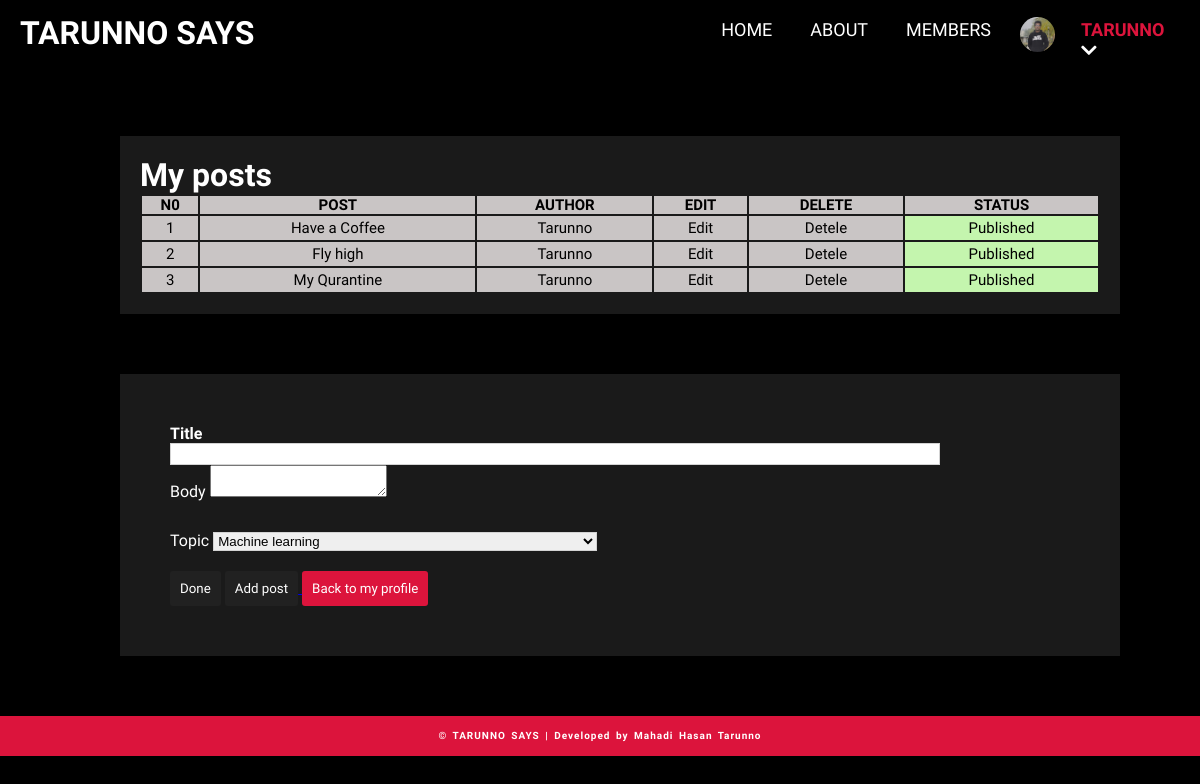
Page /profile_edit.php (signed in) on the earlier database version.
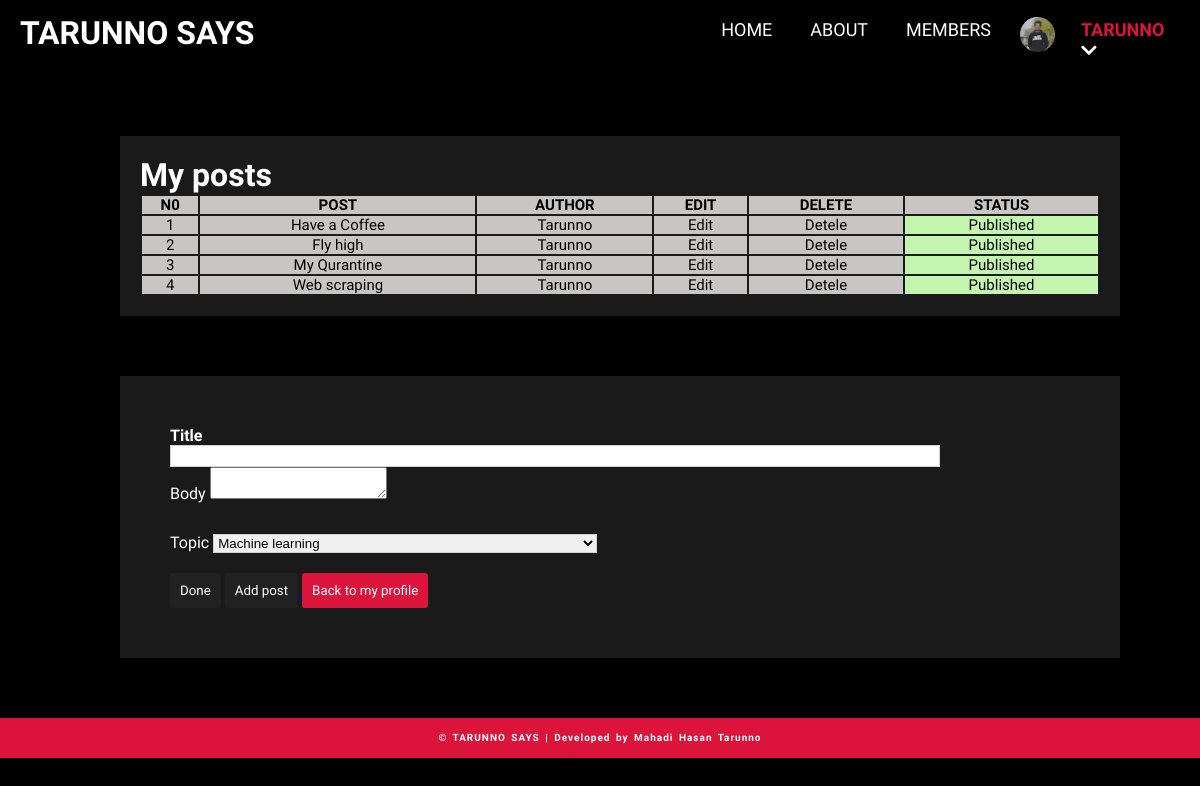
Same page on the later database version.
### tables this page shows
CREATE TABLE `posts` (
  `id` int(11) NOT NULL,
  `user_id` int(11) NOT NULL,
  `title` varchar(40) NOT NULL,
  `image` varchar(256) NOT NULL,
  `body` text NOT NULL,
  `published` tinyint(4) NOT NULL,
  `created_at` datetime NOT NULL DEFAULT current_timestamp(),
  `topics` varchar(256) NOT NULL,
  `trending` tinyint(11) NOT NULL,
  `sum_rating` bigint(11) NOT NULL,
  `rated_users` bigint(11) NOT NULL
);

CREATE TABLE `users` (
  `id` int(11) NOT NULL,
  `admin` tinyint(4) NOT NULL,
  `username` varchar(256) NOT NULL,
  `email` varchar(256) NOT NULL,
  `password` varchar(256) NOT NULL,
  `users_create_time` timestamp NOT NULL DEFAULT current_timestamp(),
  `profile_img_status` varchar(256) NOT NULL
);

### includes/db.inc.php (called while the page is built, shortened)
<?php
	require 'connect.inc.php';
	function stmt_excute($sql, $data){
		global $con;
		$stmt = mysqli_stmt_init($con);
		if(!mysqli_stmt_prepare($stmt, $sql)){
			echo $stmt->error;
		}
		$values = array_values($data);
		$type = str_repeat('s', count($values));
		mysqli_stmt_bind_param($stmt, $type, ...$values);
		mysqli_stmt_execute($stmt);
		$result = mysqli_stmt_get_result($stmt);
		return $result;
	}
	function selectAll($table, $conditions = []){
		global $con;
		$sql = "SELECT * FROM $table";
		if(empty($conditions)){
			$stmt = mysqli_stmt_init($con);
			mysqli_stmt_prepare($stmt, $sql);
			mysqli_stmt_execute($stmt);
			$result = mysqli_stmt_get_result($stmt);
			return $result;
		}
		else{
			$i = 0;
			foreach ($conditions as $key => $value) {
				if($i === 0){
					$sql = $sql . " WHERE $key=?";
				}else{
					$sql = $sql . " AND $key=?";
				}
				$i++;
			}
			$sql = $sql . ';';
			$result = stmt_excute($sql, $conditions);
			return $result;
		}
	}
	function selectOne($table, $conditions){
		$sql = "SELECT * FROM $table";
		$i = 0;
		foreach ($conditions as $key => $value) {
			if($i === 0){
				$sql = $sql . " WHERE $key=?";
			}else{
				$sql = $sql . " AND $key=?";
			}
			$i++;
		}
		$sql = $sql . ' LIMIT 1;';
		$result = stmt_excute($sql, $conditions);
		return $result;
	}

### includes/profile_posts.inc.php (called while the page is built, shortened)
<?php
	$posts = selectAll('posts', ['user_id' => $_SESSION['id']]);

### profile_edit.php (the view, shortened to what the changed rows need)
<?php include 'includes/profile_posts.inc.php';
?>
<!DOCTYPE html>
<html lang="en" dir="ltr">
	<head>
        <link rel="stylesheet" href="https://cdnjs.cloudflare.com/ajax/libs/font-awesome/5.7.2/css/all.min.css"  />
        <link rel="stylesheet" href="css/index.css">
		<link rel="stylesheet" href="css/profile_eidt.css">
	</head>
	<body>
		<header>
			<div class="logo">
				<h1 class="logo-text"> TARUNNO <span> SAYS</span> </h1>
			</div>
		</header>
		<?php
		echo '<div class="profile-container">';
		echo '<div class="profile-container-mini">';
				echo '<table>
				<h1> My posts </h1>
					<thead>
						<th>N0</th>
						<th>POST</th>
						<th>AUTHOR</th>
						<th>EDIT</th>
						<th>DELETE</th>
						<th>STATUS</th>
					</thead>
					<tbody>';
								$i = 1;
								while($row = mysqli_fetch_assoc($posts)){
									$user = selectOne('users', ['id' => $row['user_id']]);
									$user_name = mysqli_fetch_assoc($user);
									echo '<tr><td>'.$i.'</td>
									<td>'.$row['title'].'</td>
									<td>'.$user_name['username'].'</td>
									<td> <a href="profile_edit.php?id='.$row['id'].'" class="edit"> Edit</a> </td>
									<td> <a href="profile_edit.php?del_id='.$row['id'].'" class="detele">Detele</a> </td>';
									if($row['published'] == 0){
										echo '<td style="background-color: #f2a2a2;"> Unpublished </td></tr>';
									} else {
										echo '<td style="background-color: #c4f5ae;"> Published</td></tr>';
									}
									$i++;
								}
					echo '</tbody>
				</table>';
			echo '</div>';
		echo '</div>';
    ?>
	</body>
</html>

Differences in the rows shown:
added posts: title "Web scraping", user.username "Tarunno", published "Published"
